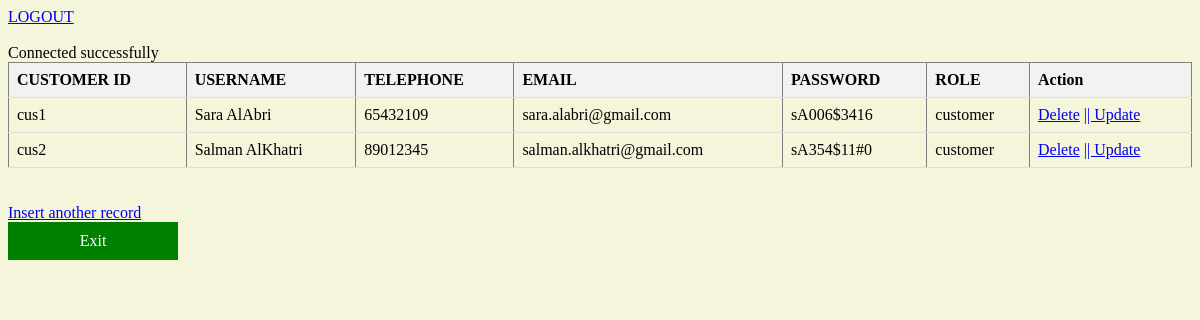
Page /custview.php on the committed database.
### tables this page shows
CREATE TABLE IF NOT EXISTS `customer` (
  `cusid` varchar(12) NOT NULL,
  `username` varchar(50) NOT NULL,
  `password` varchar(10) NOT NULL,
  `role` varchar(15) NOT NULL,
  `telephone` varchar(20) NOT NULL,
  `email` varchar(50) NOT NULL,
  PRIMARY KEY (`cusid`)
);

### custview.php (the view, shortened to what this page needs)
<a href='logout.php'>LOGOUT</a><br> <br>
<?php
include('dbconnect.php');
$sql = "SELECT cusid, username, telephone, email, password, role FROM customer ORDER BY cusid ASC";
$stmt = $conn->query($sql);
$rows = $stmt->fetchAll(PDO::FETCH_ASSOC);
$n = $stmt->rowCount();
?>
<!DOCTYPE html>
<html lang="en">
<head>
    <link rel="stylesheet" href="styleview.css">
</head>
<body>
<?php
if($n > 0) {
    echo "<table border='1'>
        <tr>
            <th>CUSTOMER ID</th>
            <th>USERNAME</th>
            <th>TELEPHONE</th>
            <th>EMAIL</th>
            <th>PASSWORD</th>
            <th>ROLE</th>
            <th>Action</th>
        </tr>";
    foreach($rows as $row) {
        echo "<tr>";
        echo "<td>{$row['cusid']}</td>";
        echo "<td>{$row['username']}</td>";
        echo "<td>{$row['telephone']}</td>";
        echo "<td>{$row['email']}</td>";
        echo "<td>{$row['password']}</td>";
        echo "<td>{$row['role']}</td>";
        echo "<td>
            <a href='custdelete.php?cusid={$row['cusid']}'
            onclick=\"return confirm('Do you want to delete this customer?');\">Delete</a>
            <a href='cusupdate.php?cusid={$row['cusid']}'> || Update</a>
            </td>";
        echo "</tr>";
    }
    echo "</table>";
    echo "<br><br><a href='signup.php'>Insert another record</a>";
    echo "<div style='background-color: green; width: 150px; padding: 10px; text-align: center;'>
          <a href='spage.php' style='color: white; text-decoration: none;'>Exit</a>
      </div>";
} else {
    echo "No records have been found";
}
?>
</body>
</html

### styleview.css (style rules this page uses)
body { background-color: beige; }
table { width: 100%; border-collapse: collapse; }
th, td { padding: 8px; text-align: left; border-bottom: 1px solid #ddd; }
th { background-color: #f2f2f2; }

### rows in the picture
customer: cusid "cus1", username "Sara AlAbri", telephone "65432109", email "sara.alabri@gmail.com", password "sA006$3416", role "customer"
customer: cusid "cus2", username "Salman AlKhatri", telephone "89012345", email "salman.alkhatri@gmail.com", password "sA354$11#0", role "customer"
